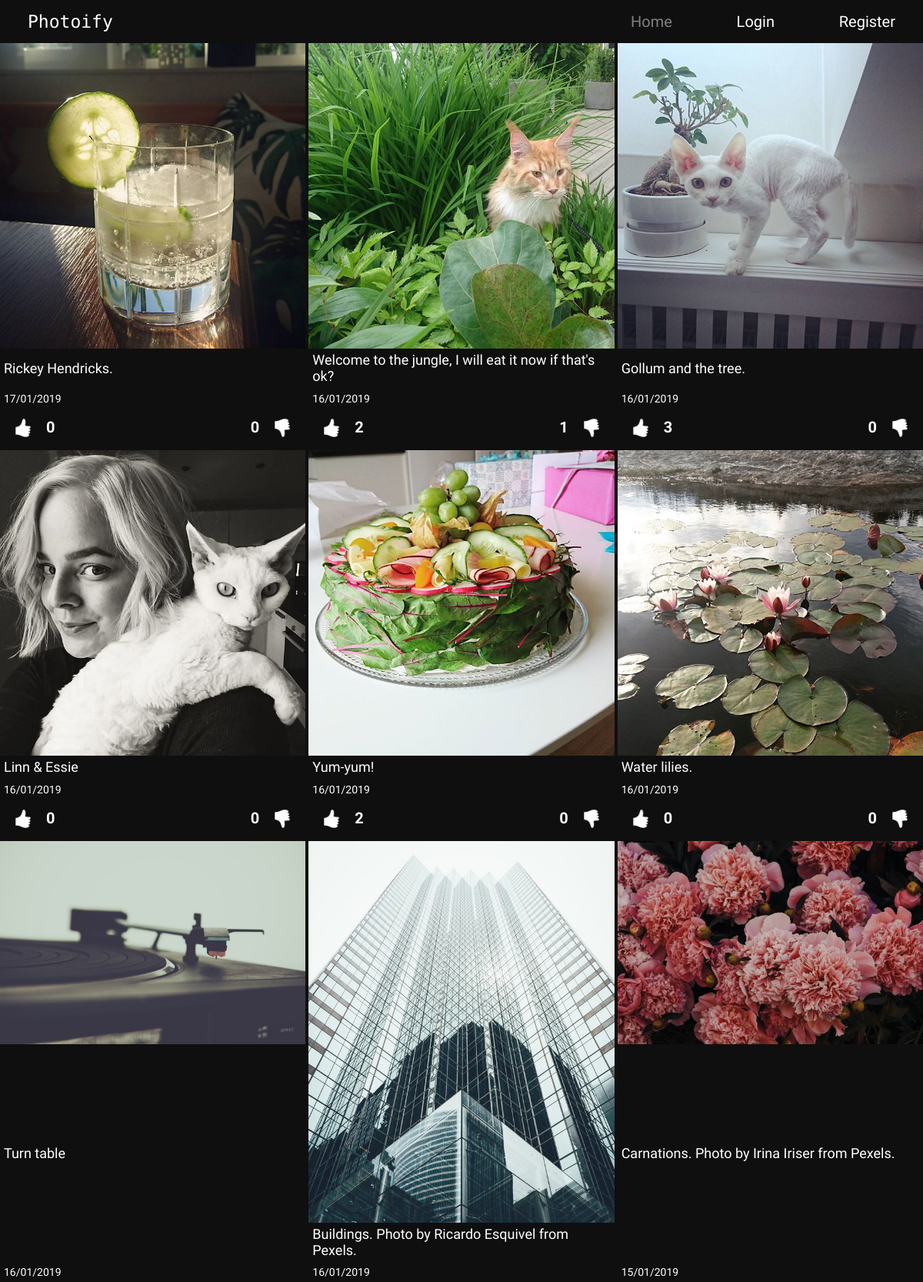
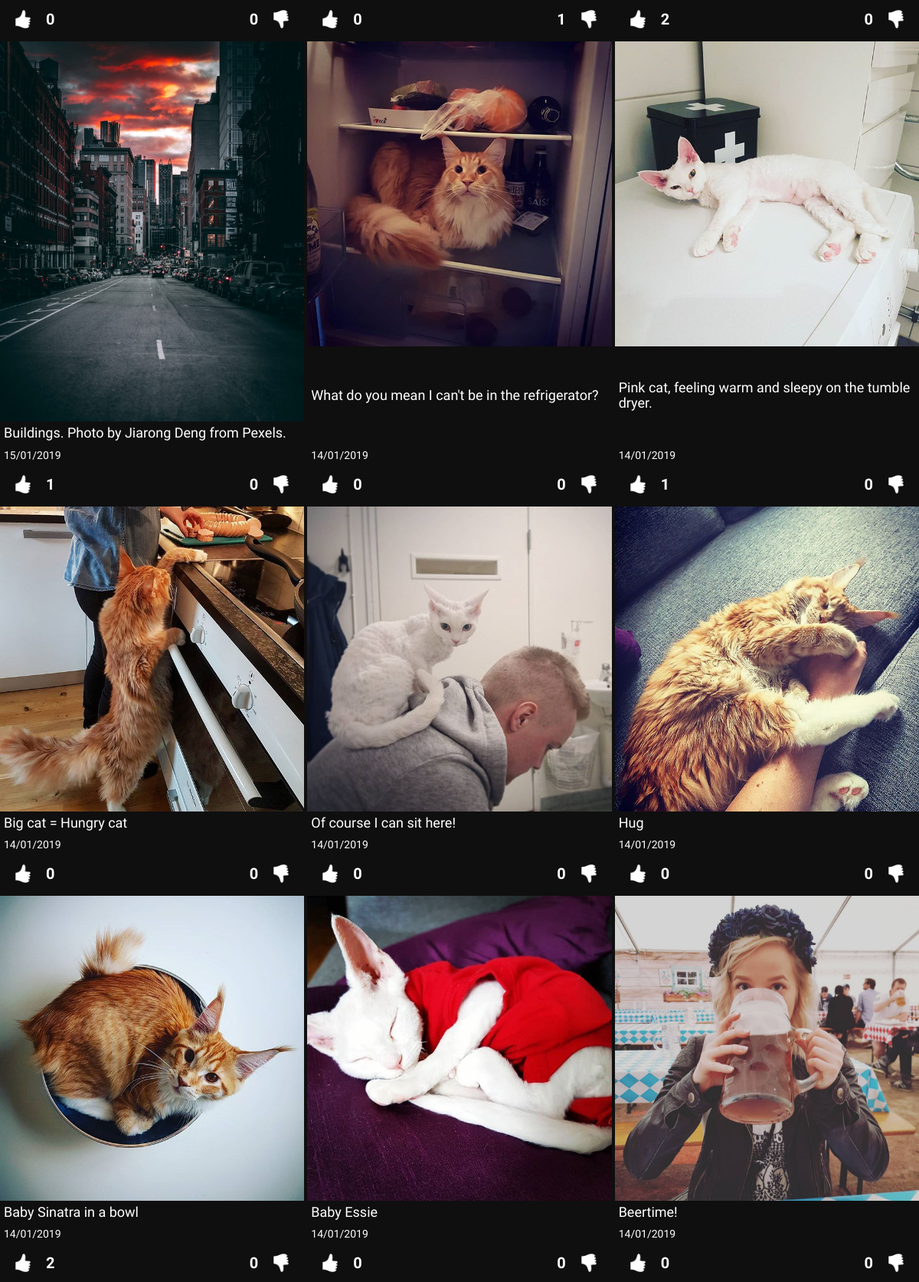
The page / on the database its author committed (2 pictures, top to bottom).
### tables this page shows
CREATE TABLE "posts" (
	`post_id`	INTEGER PRIMARY KEY AUTOINCREMENT,
	`description`	TEXT,
	`image_url`	TEXT,
	`user_id`	INTEGER,
	`date`	INTEGER,
	FOREIGN KEY(`user_id`) REFERENCES `users`(`id`)
);

### app/config.php (called while the page is built, shortened)
<?php
return [
    'title' => 'Photoify',
    'database_path' => sprintf('sqlite:%s/database/photoify.db', __DIR__),
];

### app/autoload.php (called while the page is built, shortened)
<?php
require __DIR__.'/database/database-functions.php';
$config = require __DIR__.'/config.php';

### app/database/database-functions.php (called while the page is built, shortened)
<?php
function connectToDB(): PDO {
    static $pdo;
    if ($pdo instanceof PDO) {
        return $pdo;
    }
    $config = require dirname(__DIR__).'/config.php';
    $pdo = new PDO($config['database_path']);
    return $pdo;
}
function getAllPosts(): array{
    $pdo = connectToDB();
   $allPostsStatement = $pdo->prepare('SELECT * FROM posts ORDER BY date DESC');
   $allPostsStatement->execute();
   $allPosts = $allPostsStatement->fetchAll(PDO::FETCH_ASSOC);
   return $allPosts;
}
function countDislikes(string $postId):int{
    $pdo = connectToDB();
    $getDislikes = $pdo->prepare('SELECT * FROM dislikes WHERE post_id=:post_id');
    $getDislikes->bindParam(':post_id', $postId, PDO::PARAM_INT);
    $getDislikes->execute();
    $likes = $getDislikes->fetchAll(PDO::FETCH_ASSOC);
    $currentLikes = count($likes);
    return $currentLikes;
}

### feed.php (the view, shortened to what this page needs)
<?php
$posts = getAllPosts();
?>
<?php
	foreach ($posts as $post) :
		$likes = countLikes($post['post_id']);
        $dislikes = countDislikes($post['post_id']);
    ?>
<div class="post">
    <div class=image-container>
        <img class="post-image" src="<?= $post['image_url']?>" alt="image">
    </div>
    <h5 class="description">
        <?= $post['description']?>
    </h5>
    <div class="info-container">
        <h6 class="post-date">
            <?= date('d/m/Y', $post['date']);?>
        </h6>
        <div class="like-buttons">
            <form class="likes-form" action="/app/likes/likes.php" method="post">
                <button class="like-button"><img src="<?= !empty($doesUserLikePost) ? "/assets/iconmonstr-thumb-like-dark.png"
                        : "/assets/iconmonstr-thumb-like-light.png" ?>" alt=""></button>
                <h5 class="likes">
                    <?= !empty($likes) ?  $likes :  '0' ?>
                </h5>
            </form>
            <form class="likes-form" action="/app/likes/dislikes.php" method="post">
                <h5 class="dislikes">
                    <?= !empty($dislikes) ?  $dislikes :  '0' ?>
                </h5>
                <button class="dislike-button"><img src="<?= !empty($doesUserDislikePost) ? "/assets/iconmonstr-thumb-dislike-dark.png"
                        : "/assets/iconmonstr-thumb-dislike-light.png" ?>" alt=""></button>
            </form>
        </div>
    </div>
</div>
<?php endforeach ?>

### views/header.php (shortened to what this page needs)
<?php
require __DIR__.'/../app/autoload.php';
?>
<!DOCTYPE html>
<html lang="en">
<head>
    <link rel="stylesheet" href="./assets/styles/normalize.css">
    <link rel="stylesheet" href="./assets/styles/main.css">
</head>
<body>
    <?php require __DIR__.'/navigation.php'; ?>
    <div class="container">

### views/navigation.php (shortened to what this page needs)
<nav class="navbar">
    <a class="navbar-brand" href="/index.php">
        <?php echo $config['title']; ?></a>
    <ul class="navbar-nav">
        <li class="nav-item">
            <a class="nav-link <?php if($_SERVER['PHP_SELF'] === "/index.php"){echo 'active' ;};?>"
                href="./index.php">Home</a>
        </li>
        <li class="nav-item">
            <a class="nav-link <?php if($_SERVER['PHP_SELF'] === "/login-page.php"){echo 'active' ;};?>" href="
                <?php if(isset($loggedInUser)){echo "./app/users/logout.php";} else{echo "./login-page.php";};?>">
                <?php if(isset($loggedInUser)){echo "Logout";} else{echo "Login";};?></a>
        </li>
        <li class="nav-item <?php if(isset($loggedInUser)){echo 'hide';};?>">
            <a class="nav-link <?php if($_SERVER['PHP_SELF'] === "/register-page.php"){echo 'active' ;};?>"
                href="./register-page.php">Register</a>
        </li>
    </ul>
</nav>

### index.php
<?php require __DIR__.'/views/header.php'; ?>
<div class="home-content">
    <div class="post-feed">
        <?php require __DIR__.'/feed.php'; ?>
    </div>
</div>
<?php require __DIR__.'/views/footer.php'; ?>

### views/footer.php (shortened to what this page needs)
</div>
</body>
</html>

### assets/styles/main.css (style rules this page uses)
* { box-sizing: border-box; }
body { width: 100vw; min-height: 100%; margin: 0; background-color: rgb(15, 15, 15); color: white; font-family: "Roboto Condensed", sans-serif; }
.container { height: 100%; }
h1, h2, h3, h4, h5, h6 { margin: 5px; }
.navbar { position: fixed; width: 100vw; height: 56px; display: flex; flex-direction: row; justify-content: space-between; align-items: center; background-color: rgb(15, 15, 15); z-index: 500; }
.navbar-brand { padding-left: 3vw; font-size: 23px; font-family: "Major Mono Display", monospace; }
.navbar-nav { display: none; }
.nav-link.active { color: grey; }
img { width: 200px; }
a { color: white; text-decoration: none; }
ul { list-style: none; }
.home-content { position: relative; top: 56px; display: flex; flex-direction: column; justify-content: center; align-items: center; }
.post-feed { width: auto; margin: auto; display: grid; grid-gap: 4px; grid-template-columns: repeat(auto-fill, minmax(150px, 1fr)); }
.post { width: 100%; }
.post-image { width: 100%; }
.description { margin-right: 0; font-weight: 400; font-size: 18px; }
.post-date { font-size: 14px; font-weight: 300; }
.likes-form { display: flex; flex-direction: row; justify-content: center; align-items: center; }
.likes, .dislikes { font-size: 20px; font-weight: 600; }
.like-buttons { display: flex; flex-direction: row; justify-content: space-between; }
.like-button { margin: 0; padding: 0; background: none; border: none; display: flex; flex-direction: column; justify-content: center; align-items: center; }
.dislike-button { margin: 0; padding: 0; background: none; border: none; display: flex; flex-direction: column; justify-content: center; align-items: center; }
.like-button > img { width: 50px; height: 50px; margin: 0; padding: 0; }
.dislike-button > img { width: 50px; height: 50px; margin: 0; padding: 0; }
.post { display: flex; flex-direction: column; justify-content: space-between; }
.image-container { height: auto; display: flex; flex-direction: column; justify-content: center; align-items: center; }
form { height: 100%; margin: 0 5px; display: flex; flex-direction: column; justify-content: center; align-items: center; }
@media only screen and (min-width: 800px) { .navbar-nav { width: 35vw; padding-right: 3vw; display: flex; flex-direction: row; justify-content: space-between; font-size: 20px; } }
@media only screen and (min-width: 800px) { .post-feed { width: 100vw; grid-gap: 4px; grid-template-columns: repeat(auto-fill, minmax(300px, 1fr)); } }

### rows shown on the page
posts: image_url (picture), description "Rickey Hendricks.", date "17/01/2019"
posts: image_url (picture), description "Welcome to the jungle, I will eat it now if that's ok?", date "16/01/2019", likes "2", dislikes "1"
posts: image_url (picture), description "Gollum and the tree.", date "16/01/2019", likes "3"
posts: image_url (picture), description "Linn & Essie", date "16/01/2019"
posts: image_url (picture), description "Yum-yum!", date "16/01/2019", likes "2"
posts: image_url (picture), description "Water lilies.", date "16/01/2019"
posts: image_url (picture), description "Turn table", date "16/01/2019"
posts: image_url (picture), description "Buildings. Photo by Ricardo Esquivel from Pexels.", date "16/01/2019", dislikes "1"
posts: image_url (picture), description "Carnations. Photo by Irina Iriser from Pexels.", date "15/01/2019", likes "2"
posts: image_url (picture), description "Buildings. Photo by Jiarong Deng from Pexels.", date "15/01/2019", likes "1"
posts: image_url (picture), description "What do you mean I can't be in the refrigerator?", date "14/01/2019"
posts: image_url (picture), description "Pink cat, feeling warm and sleepy on the tumble dryer.", date "14/01/2019", likes "1"
posts: image_url (picture), description "Big cat = Hungry cat", date "14/01/2019"
posts: image_url (picture), description "Of course I can sit here!", date "14/01/2019"
posts: image_url (picture), description "Hug", date "14/01/2019"
posts: image_url (picture), description "Baby Sinatra in a bowl", date "14/01/2019", likes "2"
posts: image_url (picture), description "Baby Essie", date "14/01/2019"
posts: image_url (picture), description "Beertime!", date "14/01/2019"

### other values the page prints
$config['title'] "Photoify"
